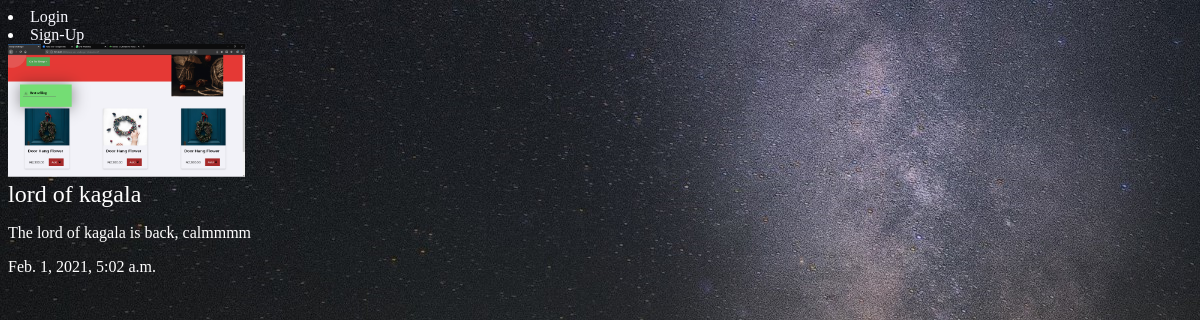
/articles/lord-of-kagala/, run on the app's committed database.
### articles/models.py (models this page shows, shortened)
class Articles(models.Model):
    title = models.CharField(max_length=100)
    slug = models.SlugField()
    body = models.TextField()
    date = models.DateTimeField(auto_now_add=True)
    thumb = models.ImageField(default='default.png', blank=True)
    author = models.ForeignKey(User, default=None, on_delete=models.CASCADE)

### articles/views.py (the view)
# urls.py: re_path(r'^(?P<slug>[\w-]+)/$', views.article_detail, name="article_detail"),
def article_detail(request, slug):
    article = Articles.objects.get(slug=slug)
    return render(request, 'articles/article_detail.html', {'article': article})

### articles/templates/articles/article_detail.html (shortened to what this page needs)
{% extends 'base.html' %}
{% block content %}
    <div class="article-detail">
        <div class="article">
            <img src="{{ article.thumb.url }}" alt="thumb" width="20%" height="30%">
            <h2>{{ article.title }}</h2>
            <p>{{ article.body }}</p>
            <p>{{ article.date }}</p>
        </div>
    </div>
{% endblock %}

### assets/style.css (style rules this page uses)
body * { font-family: Tahoma; }
body { background-color: #0f121f; color: #fff; background-image: url(/static/images/bg.png); background-repeat: no-repeat; }
h1, h2, h3, h4, h5 { font-weight: normal; margin: 0; }

### data on the page
Articles: thumb (picture), title "lord of kagala", body "The lord of kagala is back, calmmmm", date "Feb. 1, 2021, 5:02 a.m."
